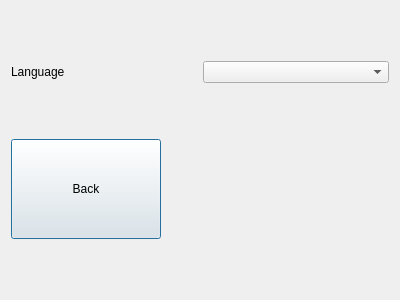
<?xml version="1.0" encoding="UTF-8"?>
<ui version="4.0">
 <class>SettingsDialog</class>
 <widget class="QDialog" name="SettingsDialog">
  <property name="geometry">
   <rect>
    <x>0</x>
    <y>0</y>
    <width>400</width>
    <height>300</height>
   </rect>
  </property>
  <property name="windowTitle">
   <string>Dialog</string>
  </property>
  <layout class="QVBoxLayout" name="verticalLayout">
   <item>
    <layout class="QHBoxLayout" name="horizontalLayout">
     <item>
      <widget class="QLabel" name="l_language">
       <property name="text">
        <string>Language</string>
       </property>
       <property name="buddy">
        <cstring>cb_language</cstring>
       </property>
      </widget>
     </item>
     <item>
      <widget class="QComboBox" name="cb_language"/>
     </item>
    </layout>
   </item>
   <item>
    <widget class="QPushButton" name="pb_back">
     <property name="sizePolicy">
      <sizepolicy hsizetype="Fixed" vsizetype="Fixed">
       <horstretch>0</horstretch>
       <verstretch>0</verstretch>
      </sizepolicy>
     </property>
     <property name="minimumSize">
      <size>
       <width>150</width>
       <height>100</height>
      </size>
     </property>
     <property name="maximumSize">
      <size>
       <width>150</width>
       <height>100</height>
      </size>
     </property>
     <property name="text">
      <string>Back</string>
     </property>
    </widget>
   </item>
  </layout>
 </widget>
 <resources/>
 <connections/>
</ui>
